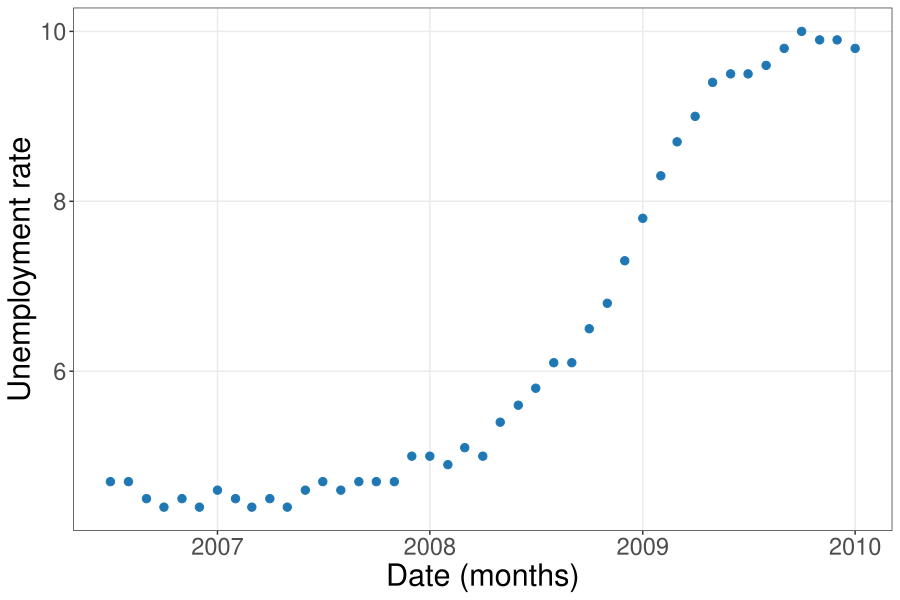

Here is the R script that generated this plot:
#' Graph Designer: Scott Cohn
#' Authors: Bowles and Halliday
#' Title: Coordination, Conflict and Competition: A Text in Microeconomics
#' Unemployment: https://fred.stlouisfed.org/series/UNRATE 
#' 
library("tidyverse")
library("ggplot2")
library("scales")
library("zoo")

COL <- c("#1F78B4","#E31A1C")

UNRATE_FRED <- read_csv("~/Downloads/UNRATE_FRED.csv")

UNRATE_FRED %>% ggplot() + 
  # geom_rect(data = data.frame(xmin = as.double("2007-12-01"),
  #                             xmax = as.double("2009-07-01"),
  #                             ymin = -Inf,
  #                             ymax = Inf),
  #           aes(xmin = xmin, xmax = xmax, ymin = ymin, ymax = ymax),
  #           fill = "#E31A1C", alpha = 0.2) +
  geom_point(aes(x = DATE, y = UNRATE), color = COL[1], cex = 2.5) + 
  labs(x = "Date (months)", y = "Unemployment rate") +
  theme_bw() +
  theme(panel.grid.minor = element_blank(),
        axis.text.x = element_text(size = 17),
        axis.text.y = element_text(size = 17),  
        axis.title.x = element_text(size = 22),
        axis.title.y = element_text(size = 22))
  
ggsave("employment/unrate_fred.pdf", width = 9, height = 6, units = "in")
